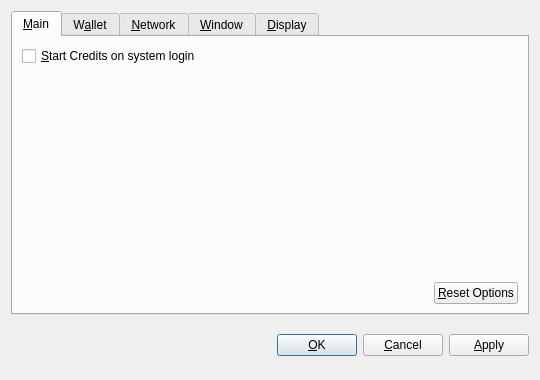
<?xml version="1.0" encoding="UTF-8"?>
<ui version="4.0">
 <class>OptionsDialog</class>
 <widget class="QDialog" name="OptionsDialog">
  <property name="geometry">
   <rect>
    <x>0</x>
    <y>0</y>
    <width>540</width>
    <height>380</height>
   </rect>
  </property>
  <property name="windowTitle">
   <string>Options</string>
  </property>
  <property name="modal">
   <bool>true</bool>
  </property>
  <layout class="QVBoxLayout" name="verticalLayout">
   <item>
    <widget class="QTabWidget" name="tabWidget">
     <property name="tabPosition">
      <enum>QTabWidget::North</enum>
     </property>
     <property name="currentIndex">
      <number>0</number>
     </property>
     <widget class="QWidget" name="tabMain">
      <attribute name="title">
       <string>&amp;Main</string>
      </attribute>
      <layout class="QVBoxLayout" name="verticalLayout_Main">
       <item>
        <widget class="QCheckBox" name="bitcoinAtStartup">
         <property name="toolTip">
          <string>Automatically start Credits after logging in to the system.</string>
         </property>
         <property name="text">
          <string>&amp;Start Credits on system login</string>
         </property>
        </widget>
       </item>
       <item>
        <spacer name="verticalSpacer_Main">
         <property name="orientation">
          <enum>Qt::Vertical</enum>
         </property>
         <property name="sizeHint" stdset="0">
          <size>
           <width>20</width>
           <height>40</height>
          </size>
         </property>
        </spacer>
       </item>
       <item>
        <layout class="QHBoxLayout" name="horizontalLayout_2_Main">
         <item>
          <spacer name="horizontalSpacer_2_Main">
           <property name="orientation">
            <enum>Qt::Horizontal</enum>
           </property>
           <property name="sizeHint" stdset="0">
            <size>
             <width>40</width>
             <height>20</height>
            </size>
           </property>
          </spacer>
         </item>
         <item>
          <widget class="QPushButton" name="resetButton">
           <property name="toolTip">
            <string>Reset all client options to default.</string>
           </property>
           <property name="text">
            <string>&amp;Reset Options</string>
           </property>
           <property name="autoDefault">
            <bool>false</bool>
           </property>
          </widget>
         </item>
        </layout>
       </item>
      </layout>
     </widget>
     <widget class="QWidget" name="tabWallet">
      <attribute name="title">
       <string>W&amp;allet</string>
      </attribute>
      <layout class="QVBoxLayout" name="verticalLayout_Network">
       <item>
        <widget class="QLabel" name="transactionFeeInfoLabel">
         <property name="text">
          <string>Optional transaction fee per kB that helps make sure your transactions are processed quickly. Most transactions are 1 kB.</string>
         </property>
         <property name="textFormat">
          <enum>Qt::PlainText</enum>
         </property>
         <property name="wordWrap">
          <bool>true</bool>
         </property>
        </widget>
       </item>
       <item>
        <layout class="QHBoxLayout" name="horizontalLayout_1_Main">
         <item>
          <widget class="QLabel" name="transactionFeeLabel">
           <property name="text">
            <string>Pay transaction &amp;fee</string>
           </property>
           <property name="textFormat">
            <enum>Qt::PlainText</enum>
           </property>
           <property name="buddy">
            <cstring>transactionFee</cstring>
           </property>
          </widget>
         </item>
         <item>
          <widget class="BitcoinAmountField" name="transactionFee"/>
         </item>
         <item>
          <spacer name="horizontalSpacer_1_Main">
           <property name="orientation">
            <enum>Qt::Horizontal</enum>
           </property>
           <property name="sizeHint" stdset="0">
            <size>
             <width>40</width>
             <height>20</height>
            </size>
           </property>
          </spacer>
         </item>
        </layout>
       </item>
       <item>
        <widget class="QLabel" name="label">
         <property name="text">
          <string>If you disable the spending of unconfirmed change, the change from a transaction cannot be used until that transaction has at least one confirmation. This also affects how your balance is computed.</string>
         </property>
         <property name="wordWrap">
          <bool>true</bool>
         </property>
        </widget>
       </item>
       <item>
        <widget class="QCheckBox" name="spendZeroConfChange">
         <property name="text">
          <string>Spend unconfirmed change  (experts only)</string>
         </property>
        </widget>
       </item>
       <item>
        <spacer name="verticalSpacer">
         <property name="orientation">
          <enum>Qt::Vertical</enum>
         </property>
         <property name="sizeHint" stdset="0">
          <size>
           <width>20</width>
           <height>40</height>
          </size>
         </property>
        </spacer>
       </item>
      </layout>
     </widget>
     <widget class="QWidget" name="tabNetwork">
      <attribute name="title">
       <string>&amp;Network</string>
      </attribute>
      <layout class="QVBoxLayout" name="verticalLayout_Network">
       <item>
        <widget class="QCheckBox" name="mapPortUpnp">
         <property name="toolTip">
          <string>Automatically open the Credits client port on the router. This only works when your router supports UPnP and it is enabled.</string>
         </property>
         <property name="text">
          <string>Map port using &amp;UPnP</string>
         </property>
        </widget>
       </item>
       <item>
        <widget class="QCheckBox" name="connectSocks">
         <property name="toolTip">
          <string>Connect to the Credits network through a SOCKS proxy (e.g. when connecting through Tor).</string>
         </property>
         <property name="text">
          <string>&amp;Connect through SOCKS proxy:</string>
         </property>
        </widget>
       </item>
       <item>
        <layout class="QHBoxLayout" name="horizontalLayout_Network">
         <item>
          <widget class="QLabel" name="proxyIpLabel">
           <property name="text">
            <string>Proxy &amp;IP:</string>
           </property>
           <property name="textFormat">
            <enum>Qt::PlainText</enum>
           </property>
           <property name="buddy">
            <cstring>proxyIp</cstring>
           </property>
          </widget>
         </item>
         <item>
          <widget class="QValidatedLineEdit" name="proxyIp">
           <property name="maximumSize">
            <size>
             <width>140</width>
             <height>16777215</height>
            </size>
           </property>
           <property name="toolTip">
            <string>IP address of the proxy (e.g. 127.0.0.1)</string>
           </property>
          </widget>
         </item>
         <item>
          <widget class="QLabel" name="proxyPortLabel">
           <property name="text">
            <string>&amp;Port:</string>
           </property>
           <property name="textFormat">
            <enum>Qt::PlainText</enum>
           </property>
           <property name="buddy">
            <cstring>proxyPort</cstring>
           </property>
          </widget>
         </item>
         <item>
          <widget class="QLineEdit" name="proxyPort">
           <property name="maximumSize">
            <size>
             <width>55</width>
             <height>16777215</height>
            </size>
           </property>
           <property name="toolTip">
            <string>Port of the proxy (e.g. 9050)</string>
           </property>
          </widget>
         </item>
         <item>
          <widget class="QLabel" name="socksVersionLabel">
           <property name="text">
            <string>SOCKS &amp;Version:</string>
           </property>
           <property name="textFormat">
            <enum>Qt::PlainText</enum>
           </property>
           <property name="buddy">
            <cstring>socksVersion</cstring>
           </property>
          </widget>
         </item>
         <item>
          <widget class="QValueComboBox" name="socksVersion">
           <property name="toolTip">
            <string>SOCKS version of the proxy (e.g. 5)</string>
           </property>
          </widget>
         </item>
         <item>
          <spacer name="horizontalSpacer_Network">
           <property name="orientation">
            <enum>Qt::Horizontal</enum>
           </property>
           <property name="sizeHint" stdset="0">
            <size>
             <width>40</width>
             <height>20</height>
            </size>
           </property>
          </spacer>
         </item>
        </layout>
       </item>
       <item>
        <spacer name="verticalSpacer_Network">
         <property name="orientation">
          <enum>Qt::Vertical</enum>
         </property>
         <property name="sizeHint" stdset="0">
          <size>
           <width>20</width>
           <height>40</height>
          </size>
         </property>
        </spacer>
       </item>
      </layout>
     </widget>
     <widget class="QWidget" name="tabWindow">
      <attribute name="title">
       <string>&amp;Window</string>
      </attribute>
      <layout class="QVBoxLayout" name="verticalLayout_Window">
       <item>
        <widget class="QCheckBox" name="minimizeToTray">
         <property name="toolTip">
          <string>Show only a tray icon after minimizing the window.</string>
         </property>
         <property name="text">
          <string>&amp;Minimize to the tray instead of the taskbar</string>
         </property>
        </widget>
       </item>
       <item>
        <widget class="QCheckBox" name="minimizeOnClose">
         <property name="toolTip">
          <string>Minimize instead of exit the application when the window is closed. When this option is enabled, the application will be closed only after selecting Quit in the menu.</string>
         </property>
         <property name="text">
          <string>M&amp;inimize on close</string>
         </property>
        </widget>
       </item>
       <item>
        <spacer name="verticalSpacer_Window">
         <property name="orientation">
          <enum>Qt::Vertical</enum>
         </property>
         <property name="sizeHint" stdset="0">
          <size>
           <width>20</width>
           <height>40</height>
          </size>
         </property>
        </spacer>
       </item>
      </layout>
     </widget>
     <widget class="QWidget" name="tabDisplay">
      <attribute name="title">
       <string>&amp;Display</string>
      </attribute>
      <layout class="QVBoxLayout" name="verticalLayout_Display">
       <item>
        <layout class="QHBoxLayout" name="horizontalLayout_1_Display">
         <item>
          <widget class="QLabel" name="langLabel">
           <property name="text">
            <string>User Interface &amp;language:</string>
           </property>
           <property name="textFormat">
            <enum>Qt::PlainText</enum>
           </property>
           <property name="buddy">
            <cstring>lang</cstring>
           </property>
          </widget>
         </item>
         <item>
          <widget class="QValueComboBox" name="lang">
           <property name="toolTip">
            <string>The user interface language can be set here. This setting will take effect after restarting Credits.</string>
           </property>
          </widget>
         </item>
        </layout>
       </item>
       <item>
        <layout class="QHBoxLayout" name="horizontalLayout_2_Display">
         <item>
          <widget class="QLabel" name="unitLabel">
           <property name="text">
            <string>&amp;Unit to show amounts in:</string>
           </property>
           <property name="textFormat">
            <enum>Qt::PlainText</enum>
           </property>
           <property name="buddy">
            <cstring>unit</cstring>
           </property>
          </widget>
         </item>
         <item>
          <widget class="QValueComboBox" name="unit">
           <property name="toolTip">
            <string>Choose the default subdivision unit to show in the interface and when sending coins.</string>
           </property>
          </widget>
         </item>
        </layout>
       </item>
       <item>
        <widget class="QCheckBox" name="displayAddresses">
         <property name="toolTip">
          <string>Whether to show Credits addresses in the transaction list or not.</string>
         </property>
         <property name="text">
          <string>&amp;Display addresses in transaction list</string>
         </property>
        </widget>
       </item>
       <item>
        <widget class="QCheckBox" name="coinControlFeatures">
         <property name="toolTip">
          <string>Whether to show coin control features or not.</string>
         </property>
         <property name="text">
          <string>Display coin &amp;control features (experts only!)</string>
         </property>
        </widget>
       </item>
       <item>
        <spacer name="verticalSpacer_Display">
         <property name="orientation">
          <enum>Qt::Vertical</enum>
         </property>
         <property name="sizeHint" stdset="0">
          <size>
           <width>20</width>
           <height>40</height>
          </size>
         </property>
        </spacer>
       </item>
      </layout>
     </widget>
    </widget>
   </item>
   <item>
    <layout class="QHBoxLayout" name="horizontalLayout_Buttons">
     <item>
      <spacer name="horizontalSpacer_1">
       <property name="orientation">
        <enum>Qt::Horizontal</enum>
       </property>
       <property name="sizeHint" stdset="0">
        <size>
         <width>40</width>
         <height>48</height>
        </size>
       </property>
      </spacer>
     </item>
     <item>
      <widget class="QLabel" name="statusLabel">
       <property name="font">
        <font>
         <weight>75</weight>
         <bold>true</bold>
        </font>
       </property>
       <property name="text">
        <string/>
       </property>
       <property name="textFormat">
        <enum>Qt::PlainText</enum>
       </property>
       <property name="wordWrap">
        <bool>true</bool>
       </property>
      </widget>
     </item>
     <item>
      <spacer name="horizontalSpacer_2">
       <property name="orientation">
        <enum>Qt::Horizontal</enum>
       </property>
       <property name="sizeHint" stdset="0">
        <size>
         <width>40</width>
         <height>48</height>
        </size>
       </property>
      </spacer>
     </item>
     <item>
      <widget class="QPushButton" name="okButton">
       <property name="text">
        <string>&amp;OK</string>
       </property>
      </widget>
     </item>
     <item>
      <widget class="QPushButton" name="cancelButton">
       <property name="text">
        <string>&amp;Cancel</string>
       </property>
       <property name="autoDefault">
        <bool>false</bool>
       </property>
      </widget>
     </item>
     <item>
      <widget class="QPushButton" name="applyButton">
       <property name="text">
        <string>&amp;Apply</string>
       </property>
       <property name="autoDefault">
        <bool>false</bool>
       </property>
      </widget>
     </item>
    </layout>
   </item>
  </layout>
 </widget>
 <customwidgets>
  <customwidget>
   <class>BitcoinAmountField</class>
   <extends>QSpinBox</extends>
   <header>bitcoinamountfield.h</header>
  </customwidget>
  <customwidget>
   <class>QValueComboBox</class>
   <extends>QComboBox</extends>
   <header>qvaluecombobox.h</header>
  </customwidget>
  <customwidget>
   <class>QValidatedLineEdit</class>
   <extends>QLineEdit</extends>
   <header>qvalidatedlineedit.h</header>
  </customwidget>
 </customwidgets>
 <resources/>
 <connections/>
</ui>
